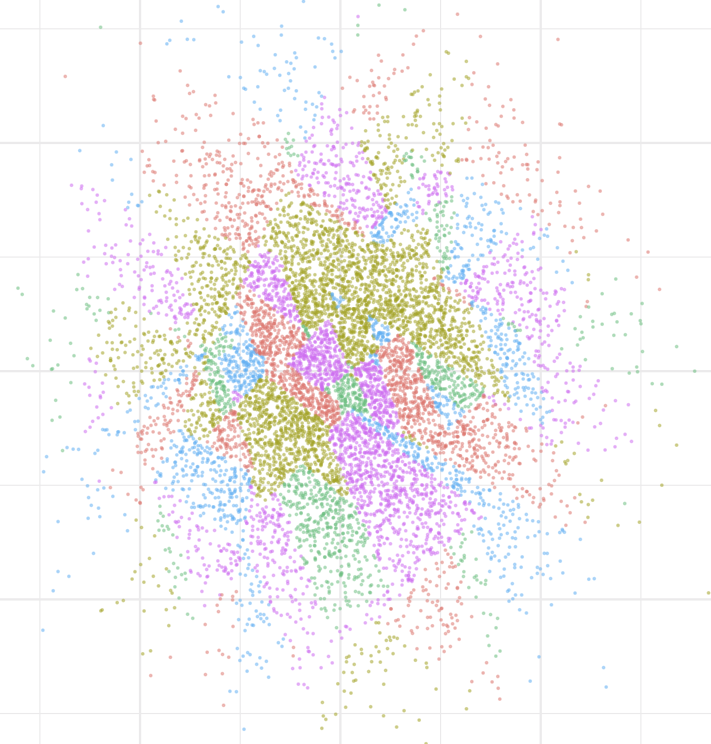

The R source for this figure:
library(tidyverse)

theme_set(
  theme_bw())  # pre-set the bw theme.

scatter <- function( fin, fout){
    df <- read_csv( fin , col_names=c( 'x', 'y', 'i'), col_types=c( col_double(), col_double(), col_integer()))

    df %>%
        ggplot( aes(x, y) ) +
        geom_point(
            mapping = aes( x = x, y = y, color = i),
            alpha = 1.0,
            size = 0.2
        )

    ggsave( fout )
}

scatter( "scatter_data_2.csv", "scatter0_2.pdf" )
## scatter( "scatter_data_rt2.csv", "scatter1.pdf" )



scatter_knn <- function(fin, fout){
    df <- read_csv( fin, col_names=c('x', 'y', 'i'), col_types=c( col_double(), col_double(), col_integer()) )

    ## df_knn <- subset(df, i == -1)
    df_knn <- df %>%
              filter(i == - 1 )

    ggplot( df, aes(x, y) ) +
      geom_point( mapping = aes(x = x, y = y, colour = factor(i)), alpha = 0.5, size = 0.1 ) +
      # #scale_colour_grey() +
      geom_point( data = df_knn, mapping = aes(x = x, y = y , colour="red"), alpha = 1.0, size = 1.0 ) +
      theme(legend.position = "none")

    ggsave(fout)
}

scatter_knn( "scatter_knn.csv" , "scatter_knn.pdf")
scatter_knn( "scatter_knnH.csv" , "scatter_knnH.pdf")
